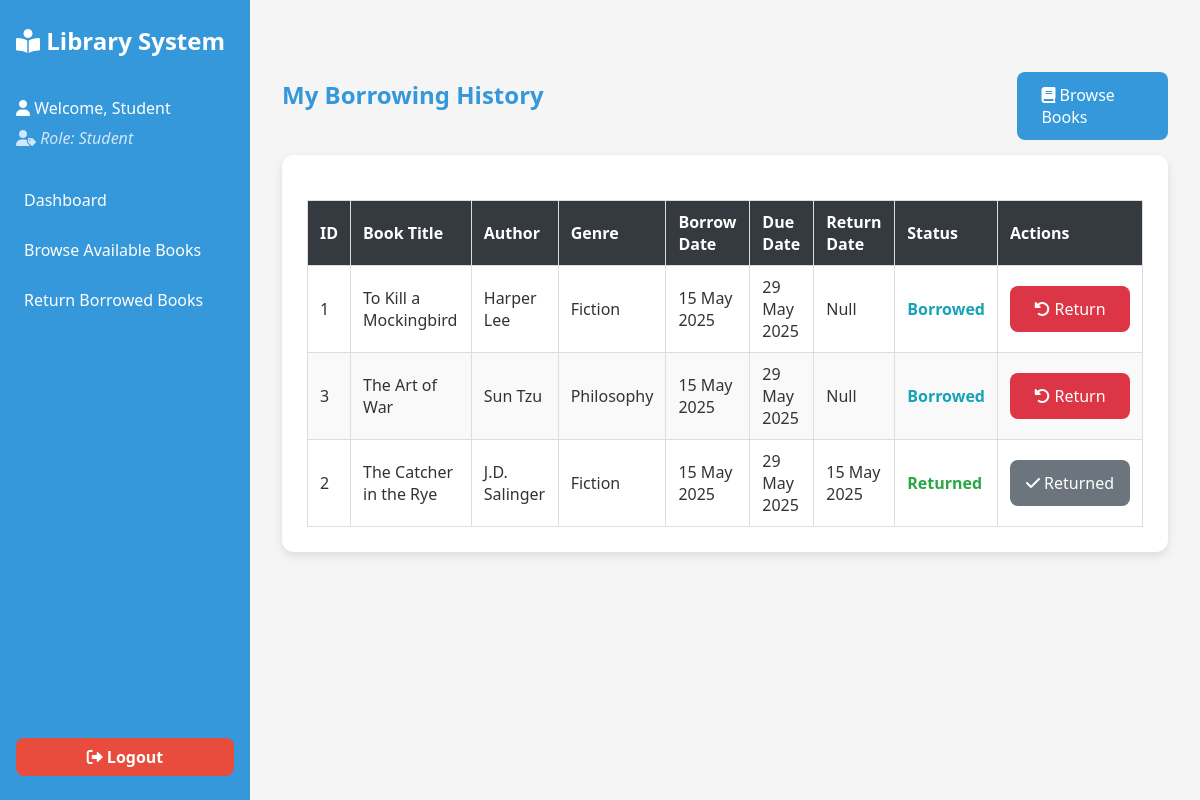
Page /return_book.php (signed in) on the committed database.
### tables this page shows
CREATE TABLE `transactions` (
  `id` int(11) NOT NULL,
  `user_id` int(11) NOT NULL,
  `book_id` int(11) NOT NULL,
  `borrow_date` date NOT NULL,
  `return_date` date DEFAULT NULL,
  `due_date` date NOT NULL,
  `returned` tinyint(1) DEFAULT 0,
  `created_at` timestamp NOT NULL DEFAULT current_timestamp()
);

CREATE TABLE `books` (
  `id` int(11) NOT NULL,
  `title` varchar(255) NOT NULL,
  `author` varchar(100) DEFAULT NULL,
  `genre` varchar(50) DEFAULT NULL,
  `quantity` int(11) NOT NULL DEFAULT 1,
  `created_at` timestamp NOT NULL DEFAULT current_timestamp()
);

### return_book.php (the view, shortened to what this page needs)
<?php
require 'db.php';
$user_id = $_SESSION['user_id'];
$name = $_SESSION['name'] ?? 'User';
$role = $_SESSION['role'] ?? 'student';
$stmt = $conn->prepare("
    SELECT t.id as transaction_id, t.borrow_date, t.due_date, t.return_date,
           b.id as book_id, b.title, b.author, b.genre
    FROM transactions t
    JOIN books b ON t.book_id = b.id
    WHERE t.user_id = ?
    ORDER BY t.return_date IS NULL DESC, t.due_date ASC
");
$stmt->bind_param("i", $user_id);
$stmt->execute();
$result = $stmt->get_result();
?>
<!DOCTYPE html>
<html lang="en">
<head>
    <link rel="stylesheet" href="https://cdnjs.cloudflare.com/ajax/libs/font-awesome/6.0.0/css/all.min.css">
    <link rel="stylesheet" href="css/style.css">
</head>
<body>
    <div class="dashboard-container">
        <?php include 'partials/sidebar.php'; ?>
        <main class="main-content">
            <div class="heading-row">
                <h2>My Borrowing History</h2>
                <a href="view_books.php" class="btn add-btn"><i class="fas fa-book"></i> Browse Books</a>
            </div>
            <div class="card">
                <?php if ($result->num_rows > 0): ?>
                    <div style="overflow-x: auto;">
                        <table class="book-table">
                            <thead>
                                <tr>
                                    <th>ID</th>
                                    <th>Book Title</th>
                                    <th>Author</th>
                                    <th>Genre</th>
                                    <th>Borrow Date</th>
                                    <th>Due Date</th>
                                    <th>Return Date</th>
                                    <th>Status</th>
                                    <th>Actions</th>
                                </tr>
                            </thead>
                            <tbody>
                                <?php while ($row = $result->fetch_assoc()):
                                    $isOverdue = !$row['return_date'] && strtotime($row['due_date']) < time();
                                    $isReturned = !is_null($row['return_date']);
                                ?>
                                    <tr class="<?= $isOverdue && !$isReturned ? 'overdue-row' : '' ?>">
                                        <td><?= htmlspecialchars($row['transaction_id']) ?></td>
                                        <td><?= htmlspecialchars($row['title']) ?></td>
                                        <td><?= htmlspecialchars($row['author']) ?></td>
                                        <td><?= htmlspecialchars($row['genre']) ?></td>
                                        <td><?= date('d M Y', strtotime($row['borrow_date'])) ?></td>
                                        <td><?= date('d M Y', strtotime($row['due_date'])) ?></td>
                                        <td><?= $row['return_date'] ? date('d M Y', strtotime($row['return_date'])) : 'Null' ?></td>
                                        <td>
                                            <?php if ($isReturned): ?>
                                                <span class="status-returned">Returned</span>
                                            <?php elseif ($isOverdue): ?>
                                                <span class="status-overdue">Overdue</span>
                                            <?php else: ?>
                                                <span class="status-borrowed">Borrowed</span>
                                            <?php endif; ?>
                                        </td>
                                        <td>
                                            <?php if (!$isReturned): ?>
                                                <form method="POST" style="display:inline;" onsubmit="return confirm('Are you sure you want to return this book?');">
                                                    <button type="submit" class="btn return-btn" style="width: 120px;">
                                                        <i class="fas fa-undo-alt"></i> Return
                                                    </button>
                                                </form>
                                            <?php else: ?>
                                                <button class="btn return-btn" style="width: 120px;" disabled>
                                                    <i class="fas fa-check"></i> Returned
                                                </button>
                                            <?php endif; ?>
                                        </td>
                                    </tr>
                                <?php endwhile; ?>
                            </tbody>
                        </table>
                    </div>
                <?php else: ?>
                    <h3 style="text-align: center;">You haven't borrowed any books yet.</h3>
                <?php endif; ?>
            </div>
        </main>
    </div>
</body>
</html>

### partials/sidebar.php
<aside class="sidebar">
    <div class="sidebar-top">
        <h2 class="sidebar-title"><i class="fas fa-book-reader"></i> Library System</h2>
        <p class="sidebar-user"><i class="fas fa-user"></i> Welcome, <?= ucfirst($name) ?></p>
        <p class="sidebar-role"><i class="fas fa-user-tag"></i> Role: <?= ucfirst($role) ?></p>
        <nav class="nav-links">
            <a href="dashboard.php"> Dashboard</a>
            <?php if ($role === 'librarian'): ?>
                <a href="add_book.php"><i class="fas fa-plus-circle"></i> Add New Book</a>
                <a href="view_books.php"><i class="fas fa-book"></i> View All Books</a>
                <a href="view_users.php"><i class="fas fa-users"></i> View Registered Users</a>
                <a href="view_transactions.php"><i class="fas fa-exchange-alt"></i> View Borrowed Books</a>
            <?php else: ?>
                <a href="view_books.php">Browse Available Books</a>
                <a href="return_book.php">Return Borrowed Books</a>
            <?php endif; ?>
        </nav>
    </div>
    <div class="sidebar-bottom">
        <a href="logout.php" class="logout-btn"><i class="fas fa-sign-out-alt"></i> Logout</a>
    </div>
</aside>

### css/style.css (style rules this page uses)
:root { --primary-color: #3498db; --secondary-color: #2980b9; --danger-color: #dd0000; --danger-sec-color: #c50000; --error-color: #e74c3c; --success-color: #2ecc71; --text-color: #333; --light-gray: #f5f5f5; --border-radius: 8px; --box-shadow: 0 4px 6px rgba(0, 0, 0, 0.1); }
* { margin: 0; padding: 0; box-sizing: border-box; font-family: 'Segoe UI', Tahoma, Geneva, Verdana, sans-serif; }
body { background-color: var(--light-gray); display: flex; justify-content: center; align-items: center; min-height: 100vh; color: var(--text-color); background-image: linear-gradient(135deg, #f5f7fa 0%, #a6c4f3 100%); }
h2 { margin-bottom: 1.5rem; color: var(--primary-color); }
.btn { width: 100%; padding: 0.75rem; background-color: var(--primary-color); color: white; border: none; border-radius: var(--border-radius); font-size: 1rem; font-weight: 500; cursor: pointer; transition: background-color 0.3s ease; }
.dashboard-container { display: flex; height: 100vh; width: 100%; overflow: hidden; }
.sidebar { width: 250px; background-color: var(--primary-color); color: white; display: flex; flex-direction: column; justify-content: space-between; padding: 1.5rem 1rem; }
.sidebar-top { display: flex; flex-direction: column; gap: 1rem; }
.sidebar-title { font-size: 1.5rem; font-weight: bold; color: white; }
.sidebar-user { font-weight: 500; margin-bottom: -0.5rem; }
.sidebar-role { font-style: italic; font-weight: 500; color: #d0e6fa; }
.nav-links { display: flex; flex-direction: column; gap: 0.75rem; margin-top: 1rem; }
.nav-links a { color: white; text-decoration: none; font-weight: 500; padding: 0.5rem; border-radius: var(--border-radius); transition: background-color 0.3s; }
.sidebar-bottom { margin-top: auto; }
.logout-btn { display: block; color: white; text-decoration: none; background-color: var(--error-color); text-align: center; padding: 0.5rem; border-radius: var(--border-radius); font-weight: bold; transition: background-color 0.3s; }
.main-content { flex: 1; padding: 2rem; background-color: var(--light-gray); overflow-y: auto; }
.book-table { width: 100%; border-collapse: collapse; margin-top: 20px; }
.book-table th, .book-table td { border: 1px solid #ddd; padding: 10px 12px; text-align: left; }
.book-table th { background-color: #343a40; color: #fff; }
.book-table tr:nth-child(even) { background-color: #f9f9f9; }
.heading-row { margin-top: 40px; display: flex; justify-content: space-between; align-items: center; margin-bottom: 15px; }
.card { background: #ffffff; padding: 20px; border-radius: 10px; box-shadow: 0 0 10px rgba(0, 0, 0, 0.1); }
.add-btn { display: inline-block; background-color: var(--primary-color); color: white; padding: 0.75rem 1.5rem; border: none; border-radius: var(--border-radius); cursor: pointer; font-size: 1rem; font-weight: 500; transition: background-color 0.3s ease; width: 17%; text-decoration: none; }
.status-borrowed { color: #28a745; font-weight: bold; }
.btn.return-btn { background-color: #dc3545; color: white; }
.status-returned { color: #28a745; font-weight: bold; }
.status-borrowed { color: #17a2b8; font-weight: bold; }
.btn.return-btn:disabled { background-color: #6c757d; cursor: not-allowed; }
.card { flex: 1 1 calc(33.333% - 20px); background: #ffffff; border-radius: 12px; box-shadow: 0 4px 10px rgba(0, 0, 0, 0.1); padding: 25px; text-align: center; transition: transform 0.3s ease; }

### rows in the picture
transactions: id "1", book.title "To Kill a Mockingbird", book.author "Harper Lee", book.genre "Fiction", borrow_date "15 May 2025", due_date "29 May 2025", shows "Null", shows "Borrowed"
transactions: id "3", book.title "The Art of War", book.author "Sun Tzu", book.genre "Philosophy", borrow_date "15 May 2025", due_date "29 May 2025", shows "Null", shows "Borrowed"
transactions: id "2", book.title "The Catcher in the Rye", book.author "J.D. Salinger", book.genre "Fiction", borrow_date "15 May 2025", due_date "29 May 2025", return_date "15 May 2025", shows "Returned"

### other values in the picture
$name "Student"
$role "Student"
